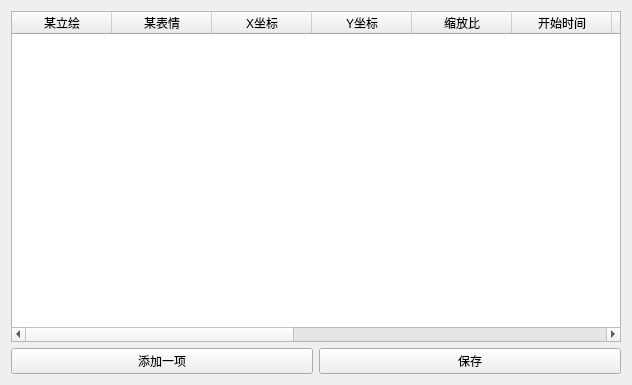
<?xml version="1.0" encoding="UTF-8"?>
<ui version="4.0">
 <class>PerformList</class>
 <widget class="QWidget" name="PerformList">
  <property name="geometry">
   <rect>
    <x>0</x>
    <y>0</y>
    <width>632</width>
    <height>385</height>
   </rect>
  </property>
  <property name="windowTitle">
   <string>Form</string>
  </property>
  <layout class="QGridLayout" name="gridLayout">
   <item row="1" column="1">
    <widget class="QPushButton" name="pushButton">
     <property name="text">
      <string>保存</string>
     </property>
    </widget>
   </item>
   <item row="1" column="0">
    <widget class="QPushButton" name="btnAdd">
     <property name="text">
      <string>添加一项</string>
     </property>
    </widget>
   </item>
   <item row="0" column="0" colspan="2">
    <widget class="QTableWidget" name="tableWidget">
     <property name="columnCount">
      <number>13</number>
     </property>
     <column>
      <property name="text">
       <string>某立绘</string>
      </property>
     </column>
     <column>
      <property name="text">
       <string>某表情</string>
      </property>
     </column>
     <column>
      <property name="text">
       <string>X坐标</string>
      </property>
     </column>
     <column>
      <property name="text">
       <string>Y坐标</string>
      </property>
     </column>
     <column>
      <property name="text">
       <string>缩放比</string>
      </property>
     </column>
     <column>
      <property name="text">
       <string>开始时间</string>
      </property>
     </column>
     <column>
      <property name="text">
       <string>持续时间</string>
      </property>
     </column>
     <column>
      <property name="text">
       <string>是否显示于左下角</string>
      </property>
     </column>
     <column>
      <property name="text">
       <string>动画效果</string>
      </property>
     </column>
     <column>
      <property name="text">
       <string>开始时间</string>
      </property>
     </column>
     <column>
      <property name="text">
       <string>持续时间</string>
      </property>
     </column>
     <column>
      <property name="text">
       <string>动画幅度</string>
      </property>
     </column>
     <column>
      <property name="text">
       <string/>
      </property>
     </column>
    </widget>
   </item>
  </layout>
 </widget>
 <resources/>
 <connections/>
</ui>
